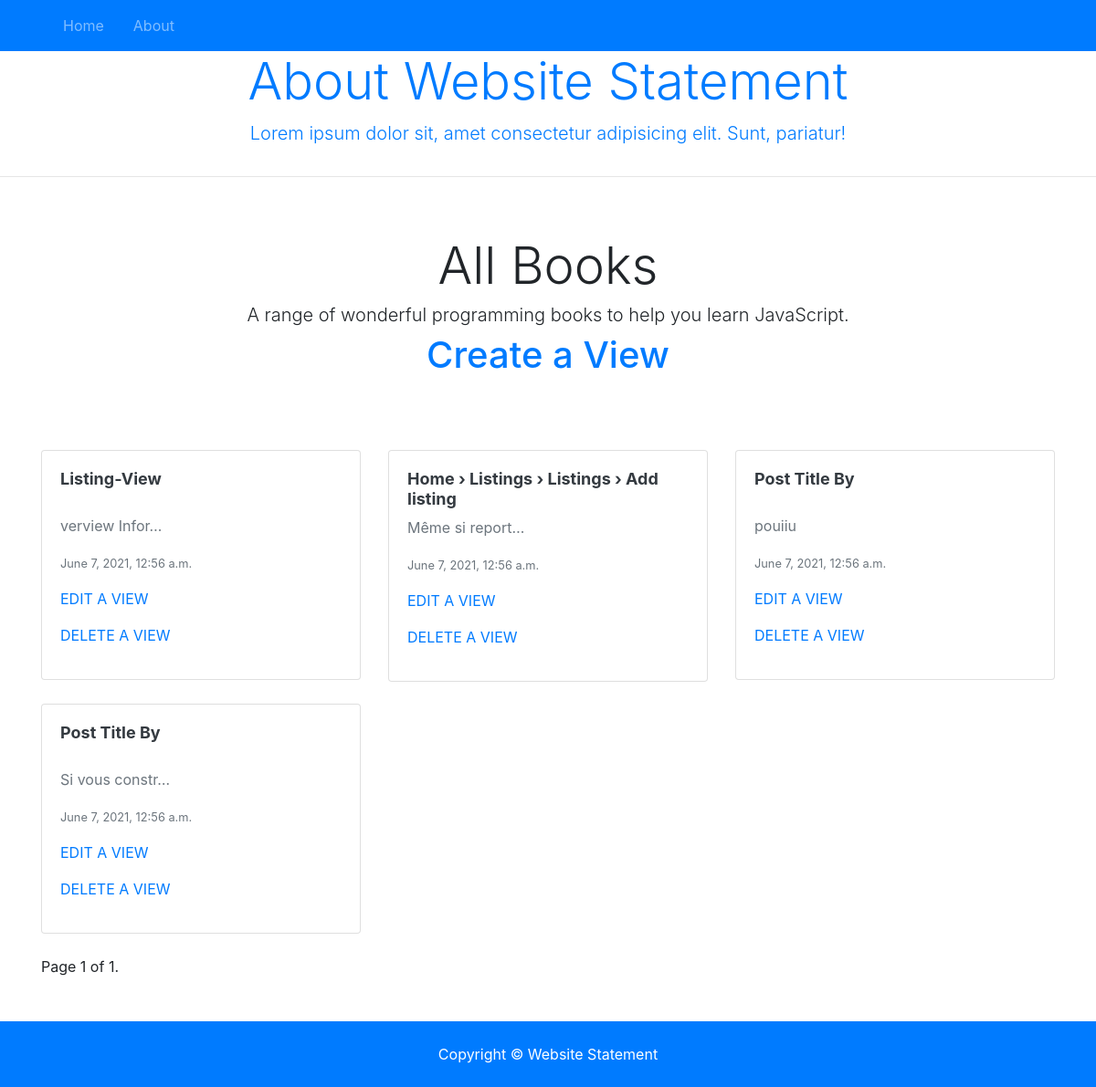
The page /books/ on the database its author committed.
### books/models.py (models this page shows, shortened)
class Books(models.Model):
    title = models.CharField(max_length=100)
    slug = models.SlugField(null=True)
    post = models.TextField(max_length=250, blank=True)
    author = models.CharField(max_length=100)
    def get_absolute_url(self):
        return reverse("book_detail", kwargs={"pk": self.pk})
    def get_update_url(self):
        return reverse("book_update", kwargs={"pk": self.pk})
    def get_delete_url(self):
        return reverse("book_delete", kwargs={"pk": self.pk})

### books/views.py (the view)
# urls.py: path('', IndexView.as_view(), name='book_list'),
class IndexView(ListView):
    model = Books
    template_name = 'book_list.html'
    paginate_by = 5  # Pagination over-write
    def get_context_data(self, **kwargs):
        context = super().get_context_data(**kwargs)
        context['time'] = timezone.now()
        return context

### templates/book_list.html (shortened to what this page needs)
{% extends "base.html" %}
{% block content %}
    <div class="container">
        <div class="px-3 py-3 pt-md-5 pb-md-4 mx-auto text-center">
            <h1 class="display-4">All Books</h1>
            <h2 class="lead">A range of wonderful programming books to help you learn JavaScript.</h2>
                <a class="text-primary" href="{% url 'book_create' %}" class="btn btn-secondary btn-block"> <h1>Create a View</h1></a>
        </div>
        <div class="py-5">
            <div class="row">
                {% for book in object_list %}
                <div class="col-md-4">
                    <a class="text-dark" href="{{ book.get_absolute_url }}">
                        <div class="card mb-4 box-shadow">
                            <div class="card-body">
                                <h2 style="font-size:18px;font-weight:bold;min-height:42px;">
                                    {{book.title|truncatechars:50}}</h2>
                                <div class="d-flex justify-content-between align-items-center">
                                    <p class="text-muted">{{book.post | truncatechars:15}}</p>
                                </div>
                                <small class="text-muted">{{time}}</small>
                                <p class="lead">
                                    <a class="text-uppercase" href="{{ book.get_update_url }}">  <p class="text-primary">Edit a View</p></a>
                                    <a class="text-uppercase" href="{{ book.get_delete_url }}">  <p class="text-primary">Delete a View</p></a>
                                </p>
                            </div>
                        </div>
                    </a>
                </div>
                {% endfor %}
            </div>
            <div class="row">
                <div class="col-12">
                    <span class="step-links">
                        <span class="current">
                            Page {{ page_obj.number }} of {{ page_obj.paginator.num_pages }}.
                        </span>
                    </span>
                </div>
            </div>
        </div>
    </div>
{% endblock %}

### templates/base.html (shortened to what this page needs)
<!doctype html>
<html lang="en">
<head>
    <link rel="stylesheet" href="https://stackpath.bootstrapcdn.com/bootstrap/4.5.2/css/bootstrap.min.css"
>
</head>
<body>
        {% include 'partials/_navbar.html' %}
            {% block content %}
            {% endblock %}
        {% include 'partials/_footer.html' %}
</body>
</html>

### templates/partials/_navbar.html (shortened to what this page needs)
{% load static %}
<nav class="navbar navbar-expand-lg navbar-dark bg-primary sticky-top">
    <div class="container">
      <div class="collapse navbar-collapse" id="navbarNavAltMarkup">
        <ul class="navbar-nav">
          <li
            {% if '' == request.path %}
              class="nav-item active mr-3"
            {% else %}
              class="nav-item mr-3"
            {% endif %}
          >
            <a class="nav-link" href="{% url 'book_list' %}">Home</a>
          </li>
          <li
            {% if 'book_list' in request.path %}
              class="nav-item active mr-3"
            {% else %}
              class="nav-item mr-3"
            {% endif %}
          >
            <a class="nav-link" href="{% url 'book_list' %}">About</a>
          </li>
        </ul>
      </div>
    </div>
  </nav>
  <section class="py-0.4 text-primary">
    <div class="container">
      <div class="row text-center">
        <div class="col-md-12">
          <h1 class="display-4">About Website Statement</h1>
          <p class="lead">Lorem ipsum dolor sit, amet consectetur adipisicing elit. Sunt, pariatur!</p>
        </div>
      </div>
    </div>
  </section>
  <hr>

### templates/partials/_footer.html (shortened to what this page needs)
<footer id="main-footer" class="py-4 bg-primary text-white text-center">
    Copyright &copy;
     Website Statement
</footer>

### rows shown on the page
Books: title "Listing-View", post "verview Infor…", time "June 7, 2021, 12:56 a.m."
Books: title "Home › Listings › Listings › Add listing", post "Même si report…", time "June 7, 2021, 12:56 a.m."
Books: title "Post Title By", post "pouiiu", time "June 7, 2021, 12:56 a.m."
Books: title "Post Title By", post "Si vous constr…", time "June 7, 2021, 12:56 a.m."

### other values the page prints
{{ page_obj.number }} "1"
{{ page_obj.paginator.num_pages }} "1"
